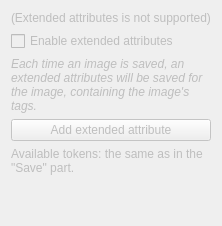
      <widget class="QWidget" name="pageSaveXattr">
       <property name="enabled">
        <bool>false</bool>
       </property>
       <layout class="QVBoxLayout" name="verticalLayout_2">
        <item>
         <widget class="QLabel" name="labelXattrNotSupported">
          <property name="text">
           <string>(Extended attributes is not supported)</string>
          </property>
         </widget>
        </item>
        <item>
         <widget class="QCheckBox" name="checkXattrActivate">
          <property name="text">
           <string>Enable extended attributes</string>
          </property>
         </widget>
        </item>
        <item>
         <widget class="QLabel" name="label_90">
          <property name="text">
           <string>&lt;html&gt;&lt;head/&gt;&lt;body&gt;&lt;p&gt;&lt;span style=&quot; font-style:italic;&quot;&gt;Each time an image is saved, an extended attributes will be saved for the image, containing the image's tags.&lt;/span&gt;&lt;/p&gt;&lt;/body&gt;&lt;/html&gt;</string>
          </property>
          <property name="wordWrap">
           <bool>true</bool>
          </property>
         </widget>
        </item>
        <item>
         <layout class="QFormLayout" name="layoutAttributes">
          <item row="0" column="0" colspan="2">
           <widget class="QPushButton" name="buttonAttribute">
            <property name="text">
             <string>Add extended attribute</string>
            </property>
           </widget>
          </item>
         </layout>
        </item>
        <item>
         <widget class="QLabel" name="label_88">
          <property name="text">
           <string>Available tokens: the same as in the &quot;Save&quot; part.</string>
          </property>
          <property name="wordWrap">
           <bool>true</bool>
          </property>
         </widget>
        </item>
        <item>
         <spacer name="verticalSpacer_2">
          <property name="orientation">
           <enum>Qt::Vertical</enum>
          </property>
          <property name="sizeHint" stdset="0">
           <size>
            <width>20</width>
            <height>40</height>
           </size>
          </property>
         </spacer>
        </item>
       </layout>
      </widget>
